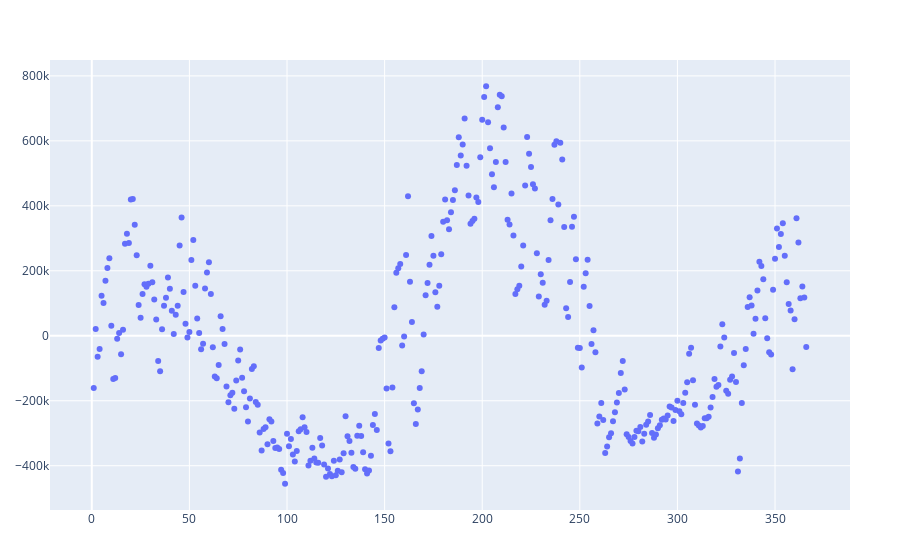

Source (notebook cell):
### Code cell
using PlotlyJS
x = range(1, 366)
PlotlyJS.plot(x, resid1, kind="scatter", mode="markers", label="Residuals 1", xticks = 0:19:366)

### Figure 1 — Plotly figure (JSON) as saved in the notebook; plotly's stock layout.template omitted (floating-point values rounded to 4 significant figures; data arrays with more than 128 entries replaced by an {"elided": "..."} marker saying what was removed)
{"data": [{"label": "Residuals 1", "mode": "markers", "type": "scatter", "x": {"elided": "366 int values"}, "xticks": [0, 19, 38, 57, 76, 95, 114, 133, 152, 171, 190, 209, 228, 247, 266, 285, 304, 323, 342, 361], "y": {"elided": "366 float values"}}], "layout": {"margin": {"b": 50, "l": 50, "r": 50, "t": 60}}}
